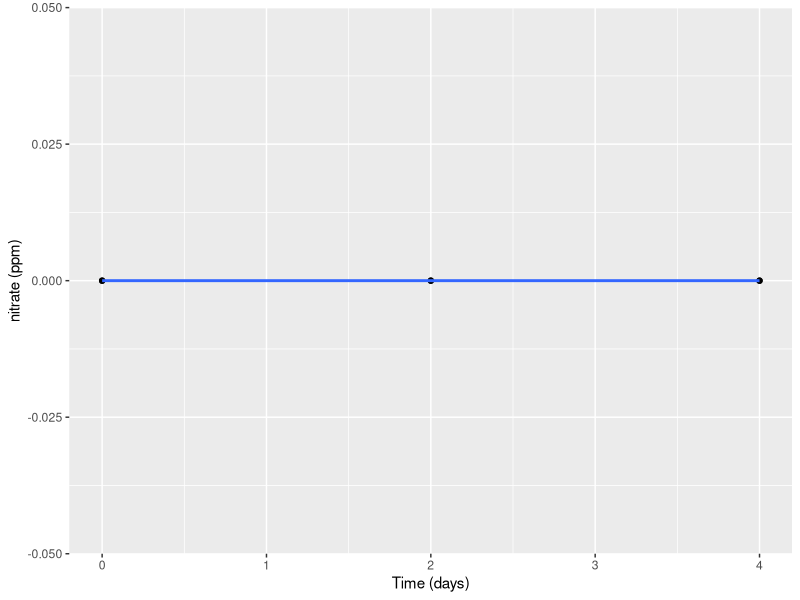
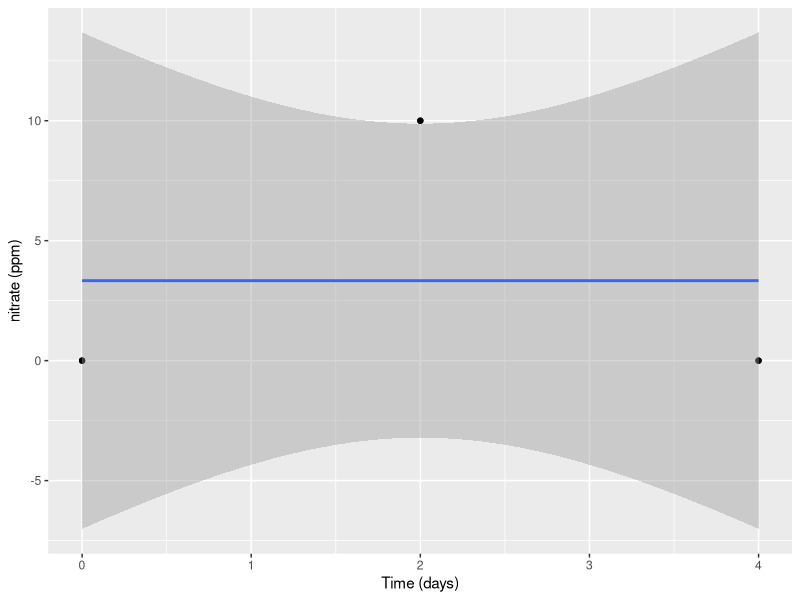
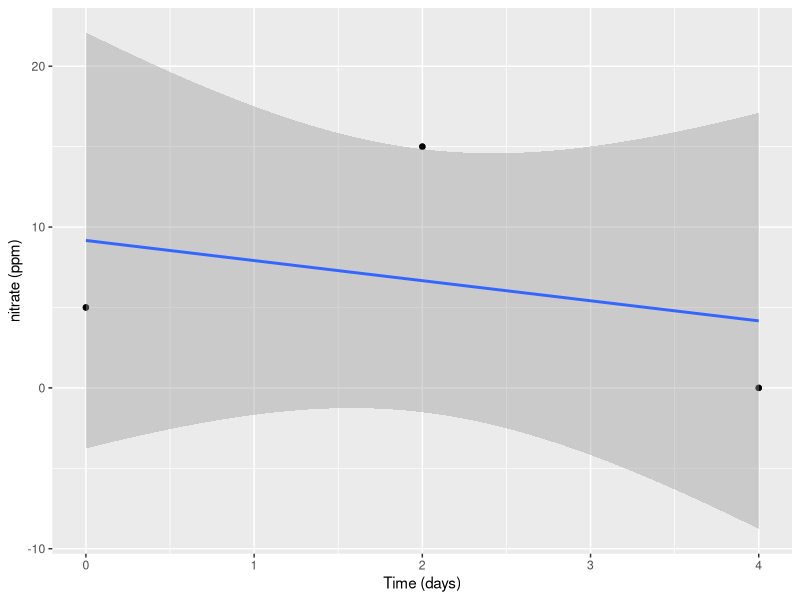
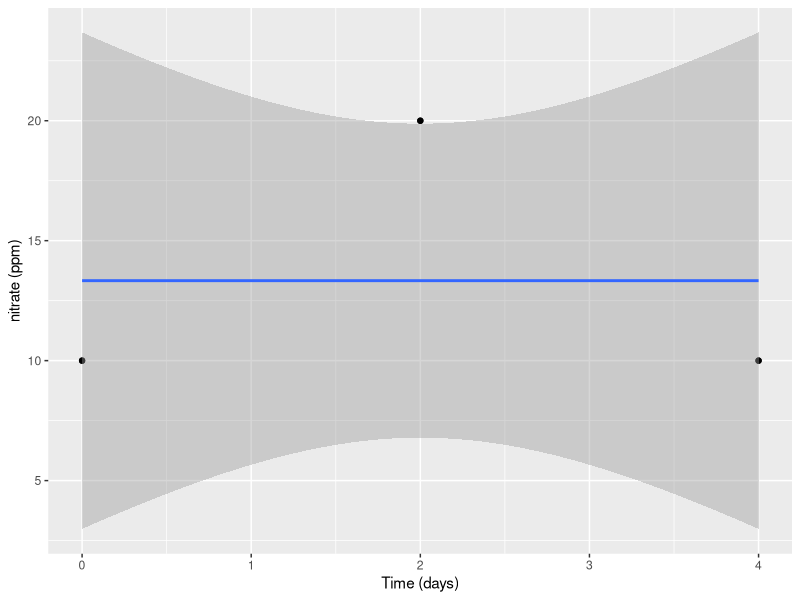
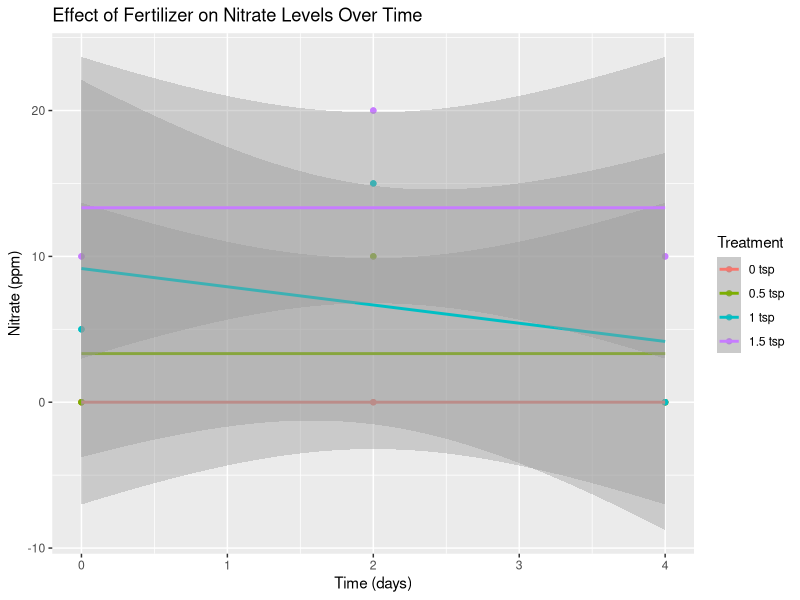
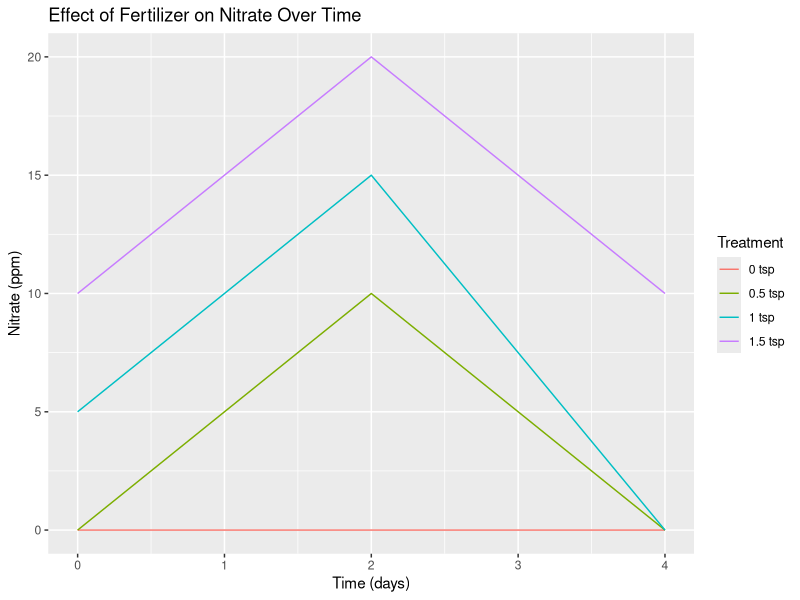

Source code (R) for these figures, in order:
## ---- chunk 1
install.packages("tidyverse")
## ---- chunk 2
library("tidyverse")
## ---- chunk 3
Data <- read.csv("Data.csv")
## ---- chunk 4
Data.0tsp <- Data[c(1,2,9,10,17,18),]
Data.0.5tsp <- Data[c(3,4,11,12,19,20),]
Data.1tsp <- Data[c(5,6,13,14,21,22),]
Data.1.5tsp <- Data[c(7,8,15,16,23,24),]
## ---- chunk 5
fertlm <- lm(nitrate~Time*Fertilizer, data = Data)
summary(fertlm)
## ---- chunk 6
trt.0.lm <- lm(nitrate ~ Time, data = Data.0tsp)
summary(trt.0.lm)

Data.0tsp.nitrate.Time <- ggplot(data = Data.0tsp, aes(x = Time, y = nitrate)) + geom_point() + geom_smooth(method = "lm")  
Data.0tsp.nitrate.Time <- Data.0tsp.nitrate.Time + xlab("Time (days)") + ylab("nitrate (ppm)")
Data.0tsp.nitrate.Time
## ---- chunk 7
trt.0.5.lm <- lm(nitrate ~ Time, data = Data.0.5tsp)
summary(trt.0.5.lm)

Data.0.5tsp.nitrate.Time <- ggplot(data = Data.0.5tsp, aes(x = Time, y = nitrate)) + geom_point() + geom_smooth(method = "lm")
Data.0.5tsp.nitrate.Time <- Data.0.5tsp.nitrate.Time + xlab("Time (days)") + ylab("nitrate (ppm)")
Data.0.5tsp.nitrate.Time
## ---- chunk 8
trt.1.lm <- lm(nitrate ~ Time, data = Data.1tsp)
summary(trt.1.lm)

Data.1tsp.nitrate.Time <- ggplot(data = Data.1tsp, aes(x = Time, y = nitrate)) + geom_point() + geom_smooth(method = "lm")
Data.1tsp.nitrate.Time <- Data.1tsp.nitrate.Time + xlab("Time (days)") + ylab("nitrate (ppm)")
Data.1tsp.nitrate.Time
## ---- chunk 9
trt.1.5.lm <- lm(nitrate ~ Time, data = Data.1.5tsp)
summary(trt.1.5.lm)

Data.1.5tsp.nitrate.Time <- ggplot(data = Data.1.5tsp, aes(x = Time, y = nitrate)) + geom_point() + geom_smooth(method = "lm")
Data.1.5tsp.nitrate.Time <- Data.1.5tsp.nitrate.Time + xlab("Time (days)") + ylab("nitrate (ppm)")
Data.1.5tsp.nitrate.Time
## ---- chunk 10
Data.Treatment <- Data[, "Fertilizer"]
Data.Treatment.factor <- as.factor(Data.Treatment)
Data.minus <- Data[,-c(5)]
Data.minus$Treatment <- Data.Treatment.factor
## ---- chunk 11
Data.fin <- ggplot(data = Data.minus, aes(x = Time, y = nitrate, group = Treatment, color = Treatment)) + geom_point() + geom_smooth(method = "lm") 
Data.fin <- Data.fin + xlab("Time (days)") + ylab("Nitrate (ppm)") + ggtitle("Effect of Fertilizer on Nitrate Levels Over Time")
Data.fin
## ---- chunk 12
Data.fin <- ggplot(data = Data.minus, mapping = aes(x = Time, y = nitrate, group = Treatment, color = Treatment)) + geom_line() 
Data.fin <- Data.fin + xlab("Time (days)") + ylab("Nitrate (ppm)") + ggtitle("Effect of Fertilizer on Nitrate Over Time") + scale_fill_discrete(name = "Treatment(tsp)") 
Data.fin

